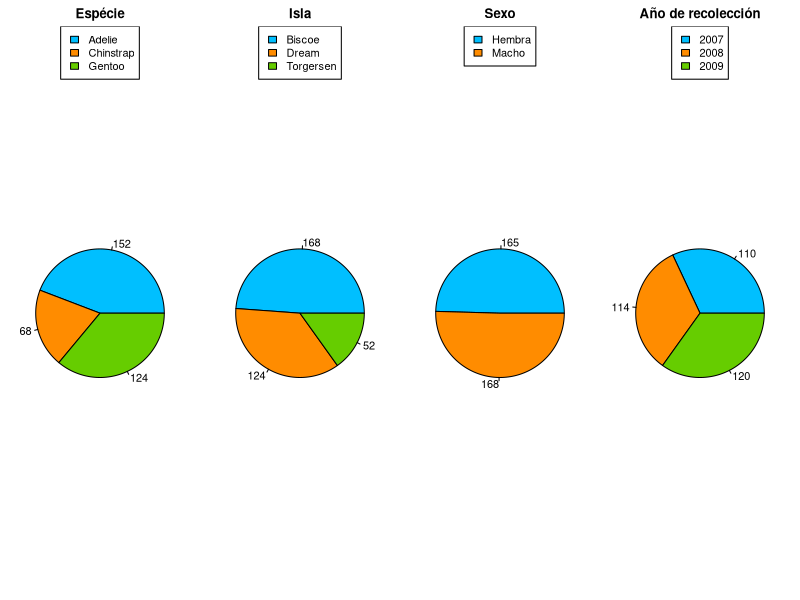
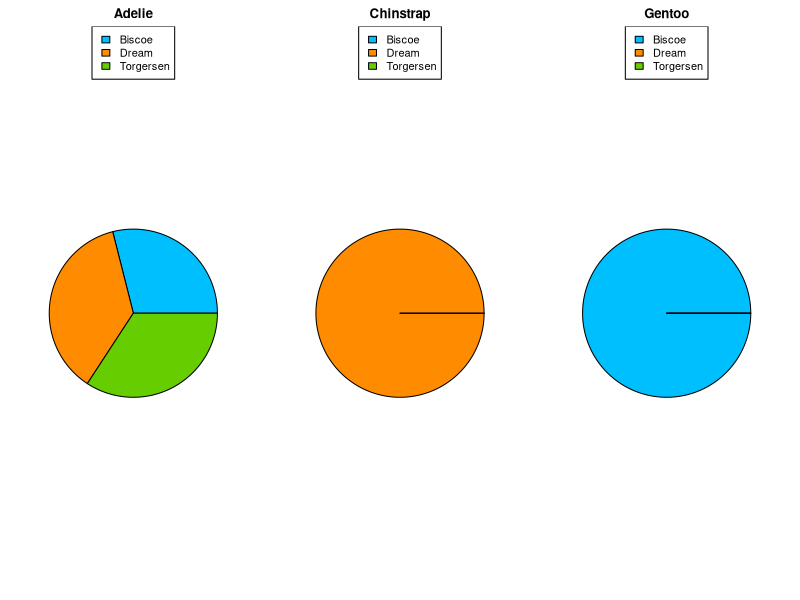
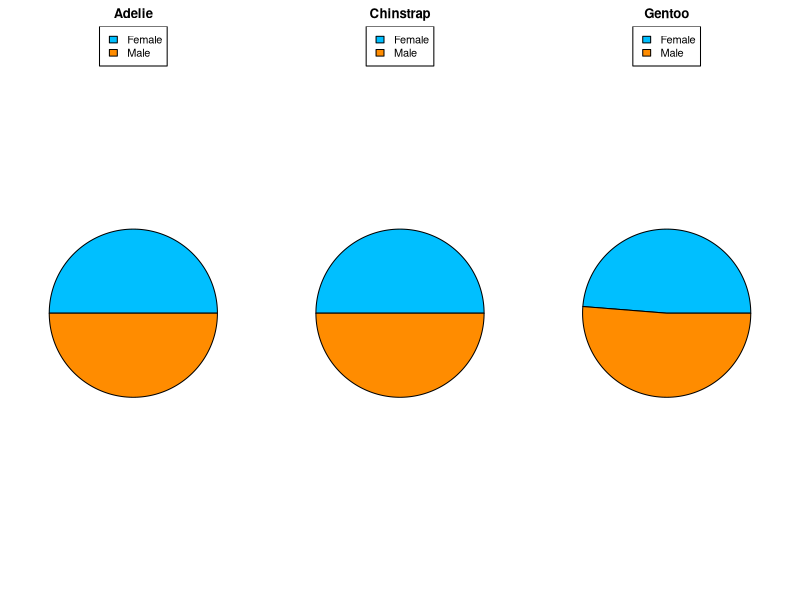
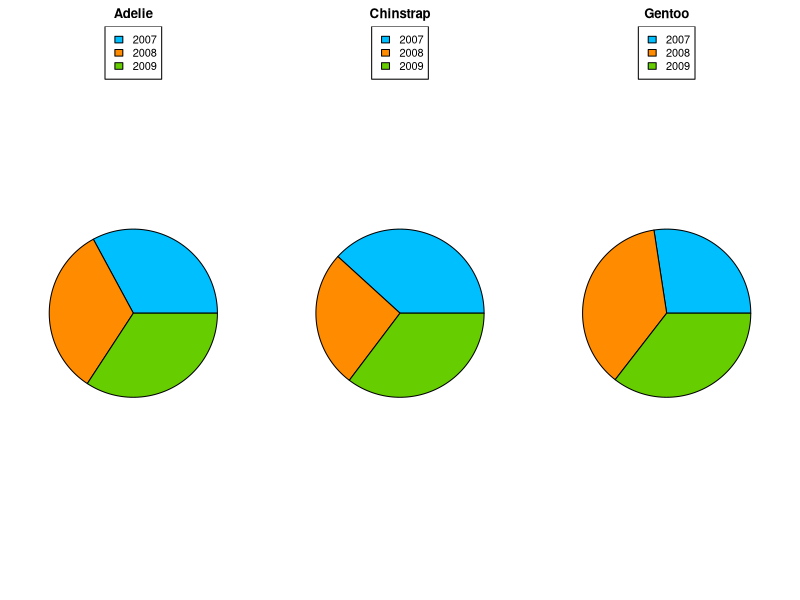
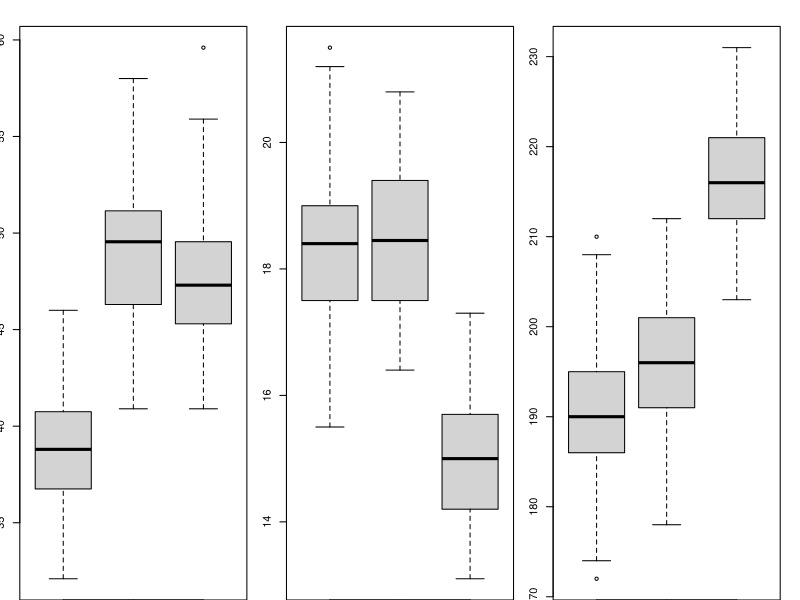
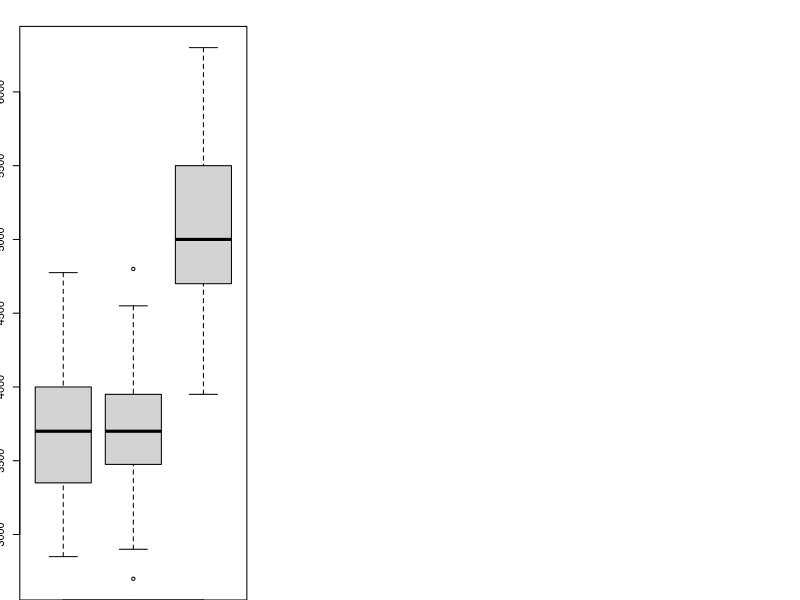

Reproduce these figures in R, in order.
## ---- chunk 1
knitr::opts_chunk$set(echo = FALSE)
## ---- chunk 2
#install.packages("palmerpenguins",dep=TRUE)
library("palmerpenguins")
## ---- chunk 3
nvariables = length(penguins)
nobservaciones = nrow(penguins)
## ---- chunk 4
ls(penguins)
## ---- chunk 5
clasevariable = class(penguins$species)
## ---- chunk 6
summary(penguins$species)
## ---- chunk 7
clasevariable = class(penguins$island)
## ---- chunk 8
summary(penguins$island)
## ---- chunk 9
clasevariable = class(penguins$bill_length_mm)
## ---- chunk 10
summary(penguins$bill_length_mm)
desviacion = sd(na.omit(penguins$bill_length_mm))
## ---- chunk 11
clasevariable = class(penguins$bill_depth_mm)
## ---- chunk 12
summary(penguins$bill_depth_mm)
desviacion = sd(na.omit(penguins$bill_depth_mm))
## ---- chunk 13
clasevariable = class(penguins$flipper_length_mm)
## ---- chunk 14
summary(penguins$flipper_length_mm)
desviacion = sd(na.omit(penguins$flipper_length_mm))
## ---- chunk 15
clasevariable = class(penguins$body_mass_g)
## ---- chunk 16
summary(penguins$body_mass_g)
desviacion = sd(na.omit(penguins$body_mass_g))
## ---- chunk 17
clasevariable = class(penguins$sex)
## ---- chunk 18
summary(penguins$sex)
## ---- chunk 19
clasevariable = class(penguins$year)
## ---- chunk 20
summary(as.factor(penguins$year))
## ---- chunk 21
par(mfrow = c(1, 4), mar = c(0, 1, 2, 1))

nAdelie = length(which(penguins$species == "Adelie"))
nChinstrap = length(which(penguins$species == "Chinstrap"))
nGentoo = length(which(penguins$species == "Gentoo"))
slices = c(nAdelie, nChinstrap, nGentoo)
lbls = c(nAdelie, nChinstrap, nGentoo)

pie(slices, main = "Espécie", labels = lbls, col = c("deepskyblue", "darkorange", "chartreuse3"))
legend("top", c("Adelie", "Chinstrap", "Gentoo"), cex = 1, fill = c("deepskyblue", "darkorange", "chartreuse3"))


nBiscoe = length(which(penguins$island == "Biscoe"))
nDream = length(which(penguins$island == "Dream"))
nTorgersen = length(which(penguins$island == "Torgersen"))
slices = c(nBiscoe, nDream, nTorgersen)
lbls = c(nBiscoe, nDream, nTorgersen)

pie(slices, main = "Isla", labels = lbls, col = c("deepskyblue", "darkorange", "chartreuse3"))
legend("top", c("Biscoe", "Dream", "Torgersen"), cex = 1, fill = c("deepskyblue", "darkorange", "chartreuse3"))


nFemale = length(which(penguins$sex == "female"))
nMale = length(which(penguins$sex == "male"))
slices = c(nFemale, nMale)
lbls = c(nFemale, nMale)

pie(slices, main = "Sexo", labels = lbls, col = c("deepskyblue", "darkorange"))
legend("top", c("Hembra", "Macho"), cex = 1, fill = c("deepskyblue", "darkorange"))


n2007 = length(which(penguins$year == "2007"))
n2008 = length(which(penguins$year == "2008"))
n2009 = length(which(penguins$year == "2009"))
slices = c(n2007, n2008, n2009)
lbls = c(n2007, n2008, n2009)

pie(slices, main = "Año de recolección", labels = lbls, col = c("deepskyblue", "darkorange", "chartreuse3"))
legend("top", c("2007", "2008", "2009"), cex = 1, fill = c("deepskyblue", "darkorange", "chartreuse3"))
## ---- chunk 22
par(mfrow = c(1, 3), mar=c(0, 1.5, 2, 1.5))

islandBiscoe = length(which(penguins$island == "Biscoe" & penguins$species == "Adelie"))
islandDream = length(which(penguins$island == "Dream" & penguins$species == "Adelie"))
islandTorgersen = length(which(penguins$island == "Torgersen" & penguins$species == "Adelie"))
slices = c(islandBiscoe, islandDream, islandTorgersen)

pie(slices, main = "Adelie", labels = "", col = c("deepskyblue", "darkorange", "chartreuse3"))
legend("top", c("Biscoe", "Dream", "Torgersen"), cex = 1, fill = c("deepskyblue", "darkorange", "chartreuse3"))


islandBiscoe = length(which(penguins$island == "Biscoe" & penguins$species == "Chinstrap"))
islandDream = length(which(penguins$island == "Dream" & penguins$species == "Chinstrap"))
islandTorgersen = length(which(penguins$island == "Torgersen" & penguins$species == "Chinstrap"))
slices = c(islandBiscoe, islandDream, islandTorgersen)

pie(slices, main = "Chinstrap", labels = "", col = c("deepskyblue", "darkorange", "chartreuse3"))
legend("top", c("Biscoe", "Dream", "Torgersen"), cex = 1, fill = c("deepskyblue", "darkorange", "chartreuse3"))


islandBiscoe = length(which(penguins$island == "Biscoe" & penguins$species == "Gentoo"))
islandDream = length(which(penguins$island == "Dream" & penguins$species == "Gentoo"))
islandTorgersen = length(which(penguins$island == "Torgersen" & penguins$species == "Gentoo"))
slices = c(islandBiscoe, islandDream, islandTorgersen)

pie(slices, main = "Gentoo", labels = "", col = c("deepskyblue", "darkorange", "chartreuse3"))
legend("top", c("Biscoe", "Dream", "Torgersen"), cex = 1, fill = c("deepskyblue", "darkorange", "chartreuse3"))
## ---- chunk 23
par(mfrow = c(1, 3), mar = c(0, 1.5, 2, 1.5))

penF = length(which(penguins$sex == "female" & penguins$species == "Adelie"))
penM = length(which(penguins$sex == "male" & penguins$species == "Adelie"))
slices = c(penF, penM)

pie(slices, main = "Adelie", labels = "", col = c("deepskyblue", "darkorange"))
legend("top", c("Female", "Male"), cex = 1, fill = c("deepskyblue", "darkorange"))


penF = length(which(penguins$sex == "female" & penguins$species == "Chinstrap"))
penM = length(which(penguins$sex == "male" & penguins$species == "Chinstrap"))
slices = c(penF, penM)

pie(slices, main = "Chinstrap", labels = "", col = c("deepskyblue", "darkorange"))
legend("top", c("Female", "Male"), cex = 1, fill = c("deepskyblue", "darkorange"))


penF = length(which(penguins$sex == "female" & penguins$species == "Gentoo"))
penM = length(which(penguins$sex == "male" & penguins$species == "Gentoo"))
slices = c(penF, penM)

pie(slices, main="Gentoo", labels = "", col = c("deepskyblue", "darkorange"))
legend("top", c("Female", "Male"), cex = 1, fill = c("deepskyblue", "darkorange"))
## ---- chunk 24
par(mfrow = c(1, 3), mar = c(0, 1.5, 2, 1.5))

anyo2007 = length(which(penguins$year == "2007" & penguins$species == "Adelie"))
anyo2008 = length(which(penguins$year == "2008" & penguins$species == "Adelie"))
anyo2009 = length(which(penguins$year == "2009" & penguins$species == "Adelie"))
slices = c(anyo2007, anyo2008, anyo2009)

pie(slices, main = "Adelie", labels = "", col = c("deepskyblue", "darkorange", "chartreuse3"))
legend("top", c("2007", "2008", "2009"), cex = 1, fill = c("deepskyblue", "darkorange", "chartreuse3"))


anyo2007 = length(which(penguins$year == "2007" & penguins$species == "Chinstrap"))
anyo2008 = length(which(penguins$year == "2008" & penguins$species == "Chinstrap"))
anyo2009 = length(which(penguins$year == "2009" & penguins$species == "Chinstrap"))
slices = c(anyo2007, anyo2008, anyo2009)

pie(slices, main = "Chinstrap", labels = "", col = c("deepskyblue", "darkorange", "chartreuse3"))
legend("top", c("2007", "2008", "2009"), cex = 1, fill = c("deepskyblue", "darkorange", "chartreuse3"))


anyo2007 = length(which(penguins$year == "2007" & penguins$species == "Gentoo"))
anyo2008 = length(which(penguins$year == "2008" & penguins$species == "Gentoo"))
anyo2009 = length(which(penguins$year == "2009" & penguins$species == "Gentoo"))
slices = c(anyo2007, anyo2008, anyo2009)

pie(slices, main = "Gentoo", labels = "",col = c("deepskyblue", "darkorange", "chartreuse3"))
legend("top", c("2007", "2008", "2009"), cex = 1, fill = c("deepskyblue", "darkorange", "chartreuse3"))
## ---- chunk 25
boxplot(penguins$bill_length_mm ~ penguins$species, ylab = "Longitud del pico", xlab = "Especies")
## ---- chunk 26
boxplot(penguins$bill_depth_mm ~ penguins$species, ylab = "Amplitud del pico", xlab = "Especies")
## ---- chunk 27
boxplot(penguins$flipper_length_mm ~ penguins$species, ylab = "Longitud de las alas", xlab = "Especies")
## ---- chunk 28
boxplot(penguins$body_mass_g ~ penguins$species, ylab = "Masa corporal del pingüino", xlab = "Especies")
